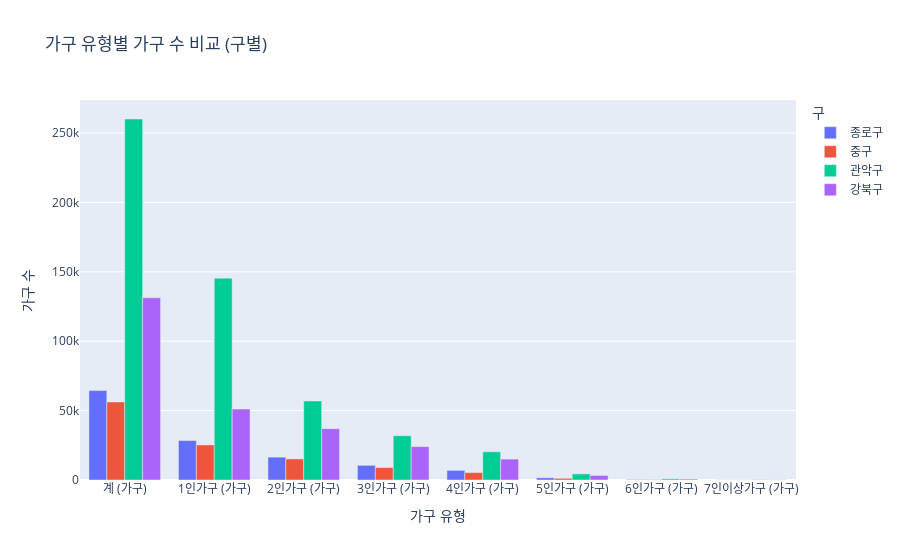

Notebook cell for this chart:
### Code cell
df_melted = data3.melt(id_vars='동별(2).1', var_name='구', value_name='가구 수')

# '평균 가구원수 (명)' 제외
df_melted = df_melted[df_melted['동별(2).1'] != '평균 가구원수 (명)']

# Plotly로 시각화
fig = px.bar(
    df_melted,
    x='동별(2).1',
    y='가구 수',
    color='구',
    barmode='group',
    labels={'동별(2).1': '가구 유형', '가구 수': '가구 수'},
    title='가구 유형별 가구 수 비교 (구별)'
)

# 차트 표시
fig.show()

### Figure 1 — Plotly figure (JSON) as saved in the notebook; plotly's stock layout.template omitted (floating-point values rounded to 4 significant figures)
{"data": [{"alignmentgroup": "True", "hovertemplate": "구=종로구<br>가구 유형=%{x}<br>가구 수=%{y}<extra></extra>", "legendgroup": "종로구", "marker": {"color": "#636efa", "pattern": {"shape": ""}}, "name": "종로구", "offsetgroup": "종로구", "orientation": "v", "showlegend": true, "textposition": "auto", "type": "bar", "x": ["계 (가구)", "1인가구 (가구)", "2인가구 (가구)", "3인가구 (가구)", "4인가구 (가구)", "5인가구 (가구)", "6인가구 (가구)", "7인이상가구 (가구)"], "xaxis": "x", "y": [64422, 28424, 16471, 10570, 6943, 1585, 357, 72], "yaxis": "y"}, {"alignmentgroup": "True", "hovertemplate": "구=중구<br>가구 유형=%{x}<br>가구 수=%{y}<extra></extra>", "legendgroup": "중구", "marker": {"color": "#EF553B", "pattern": {"shape": ""}}, "name": "중구", "offsetgroup": "중구", "orientation": "v", "showlegend": true, "textposition": "auto", "type": "bar", "x": ["계 (가구)", "1인가구 (가구)", "2인가구 (가구)", "3인가구 (가구)", "4인가구 (가구)", "5인가구 (가구)", "6인가구 (가구)", "7인이상가구 (가구)"], "xaxis": "x", "y": [56260, 25247, 15189, 8952, 5344, 1194, 263, 71], "yaxis": "y"}, {"alignmentgroup": "True", "hovertemplate": "구=관악구<br>가구 유형=%{x}<br>가구 수=%{y}<extra></extra>", "legendgroup": "관악구", "marker": {"color": "#00cc96", "pattern": {"shape": ""}}, "name": "관악구", "offsetgroup": "관악구", "orientation": "v", "showlegend": true, "textposition": "auto", "type": "bar", "x": ["계 (가구)", "1인가구 (가구)", "2인가구 (가구)", "3인가구 (가구)", "4인가구 (가구)", "5인가구 (가구)", "6인가구 (가구)", "7인이상가구 (가구)"], "xaxis": "x", "y": [260075, 145433, 56949, 31901, 20357, 4390, 830, 215], "yaxis": "y"}, {"alignmentgroup": "True", "hovertemplate": "구=강북구<br>가구 유형=%{x}<br>가구 수=%{y}<extra></extra>", "legendgroup": "강북구", "marker": {"color": "#ab63fa", "pattern": {"shape": ""}}, "name": "강북구", "offsetgroup": "강북구", "orientation": "v", "showlegend": true, "textposition": "auto", "type": "bar", "x": ["계 (가구)", "1인가구 (가구)", "2인가구 (가구)", "3인가구 (가구)", "4인가구 (가구)", "5인가구 (가구)", "6인가구 (가구)", "7인이상가구 (가구)"], "xaxis": "x", "y": [131275, 51134, 36946, 24052, 15044, 3274, 663, 162], "yaxis": "y"}], "layout": {"barmode": "group", "legend": {"title": {"text": "구"}, "tracegroupgap": 0}, "title": {"text": "가구 유형별 가구 수 비교 (구별)"}, "xaxis": {"anchor": "y", "domain": [0, 1], "title": {"text": "가구 유형"}}, "yaxis": {"anchor": "x", "domain": [0, 1], "title": {"text": "가구 수"}}}}
